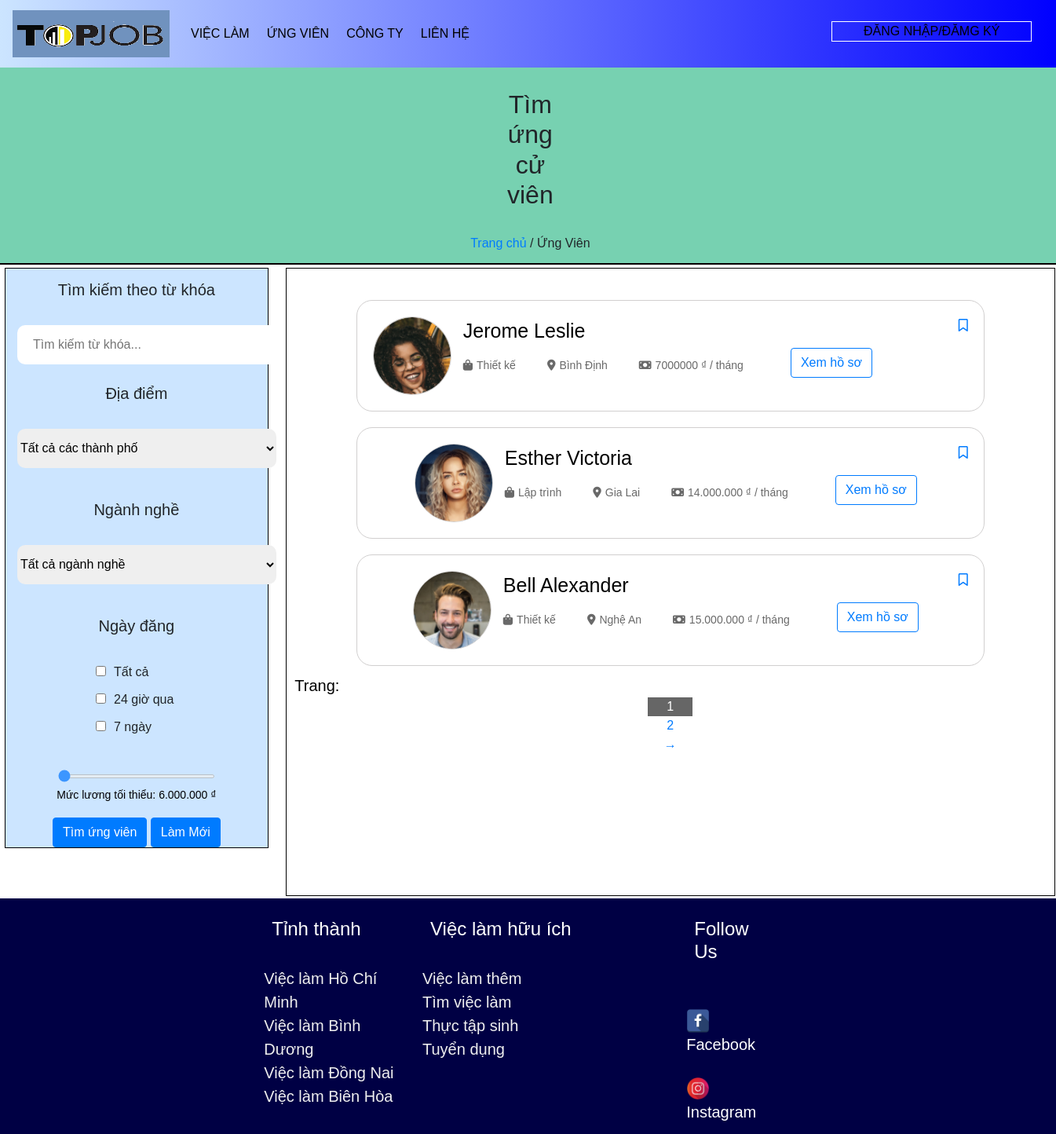
The app's page /index.php?quanly=ungvien with its own data.
### tables this page shows
CREATE TABLE `baivietuv` (
  `id_baiviet` int(11) NOT NULL,
  `id_nganhnghe` int(11) NOT NULL,
  `tenungvien` varchar(255) NOT NULL,
  `luong` varchar(255) NOT NULL,
  `id_diadiem` int(11) NOT NULL,
  `tenbaiviet` varchar(255) NOT NULL,
  `mota` text NOT NULL,
  `hinhanh` varchar(255) NOT NULL,
  `ngaydang` varchar(255) NOT NULL,
  `tinhtrang` int(11) NOT NULL
);

CREATE TABLE `nganhnghe` (
  `id_nganhnghe` int(11) NOT NULL,
  `tennganhnghe` varchar(255) NOT NULL
);

CREATE TABLE `diadiem` (
  `id_diadiem` int(11) NOT NULL,
  `tendiadiem` varchar(255) NOT NULL
);

### pages/main/ungvien.php (the view, shortened to what this page needs)
<!DOCTYPE html>
<html lang="en">
<head>
    <link rel="stylesheet" type="text/css" href="css/ungvien.css">
</head>
<body>
<div id="title">
    <nav class="navbar navbar-expand-lg ">
        <div class="navbarnav" id="navbarNav">
        <h2>Tìm ứng cử viên</h2><br>
        <h6><a href="index.php">Trang chủ</a> / Ứng Viên</h6>
        </div>
    </nav>
</div>
<div id="main">
    <div class ="sidebar">
    <ul class="listsidebar">
      <li><h5>Tìm kiếm theo từ khóa</h5></li>
      <li>
        <input class="form1 search-name-post" list="datalistOptions"  placeholder="Tìm kiếm từ khóa..." >
      </li>
      <li><h5>Địa điểm</h5></li>
      <li>
        <select style="outline: none" class="form1 form-select-lg mb-3 filter__city" aria-label=".form-select-lg example">
          <option selected class="filter__city-item" value="0">Tất cả các thành phố</option>
        </select>
      </li>
      <li><h5>Ngành nghề</h5></li>
      <li>
        <select style="outline: none" class="form1 form-select-lg mb-3 filter__career" aria-label=".form-select-lg example">
          <option class="filter__career-item" value="0" selected>Tất cả ngành nghề</option>
        </select>
      </li>
      <li><h5>Ngày đăng</h5></li>
      <li>
          <div class="checkbox">
            <label><input type="checkbox" value="1">Tất cả</label>
          </div>
          <div class="checkbox">
            <label><input type="checkbox" value="2">24 giờ qua</label>
          </div>
          <div class="checkbox ">
            <label><input type="checkbox" value="3" >7 ngày</label>
          </div>
      </li>
        <li>
        <div class="slidecontainer">
          <input type="range" min="6000000" max="50000000" value="50" class="slider" id="myRange">
          <p>Mức lương tối thiểu: <span id="demo"></span></p>
        </div>
        </li>
      <input type="button" class="btn btn-search  btn-primary" value="Tìm ứng viên">
      <input type="button" class="btn btn-renew  btn-primary" value="Làm Mới">
    </ul>
  </div>
    <div class="maincontent">
    <div class="list-item">
    <?php
if(isset($_GET['trang'])){
  $trang=$_GET['trang'];
}else{
  $trang=1;
}
$sosangpham1trang=3;
$phantrang=($trang*$sosangpham1trang)-$sosangpham1trang;
        $sql = "SELECT * FROM baivietuv, nganhnghe, diadiem
        WHERE baivietuv.id_nganhnghe = nganhnghe.id_nganhnghe
        AND baivietuv.id_diadiem = diadiem.id_diadiem ORDER BY id_baiviet DESC LIMIT $phantrang,$sosangpham1trang ";
        $query=mysqli_query($mysqli,$sql);
   if ($query) {
        while($row = mysqli_fetch_array($query)) {
?>
        <div class="item">
                    <div class="item-top">
                        <div class="fix">
                        <div class="item-top-avt">
                        <img width="100%" src="./images/<?php echo $row['hinhanh'] ?>">
                        </div>
                        <div class="item-mid">
                            <div class="item-mid-title"><a target="_blank" href="index.php?quanly=chitietungvien&idPost=<?php echo $row['id_baiviet']?>"><?php echo $row['tenungvien'] ?></a></div>
                            <div class="item-top-info">
                            <p class="item-top-text item-top-text-career" data="<?php echo $row['id_nganhnghe']?>"><i class="fa-solid fa-bag-shopping"></i><?php echo $row['tennganhnghe']?></p>
                            <p class="item-top-text item-top-text-city" data="<?php echo $row['id_diadiem']?>"><i class="fa-solid fa-location-dot"></i><?php echo $row['tendiadiem'] ?></p>
                            <p class="item-top-text"><i class="fa-solid fa-money-bill"></i><?php echo $row['luong']?> </p>
                          </div>
                        </div>
                        <div class="item-left">
                          <button class="btn btn-outline-primary"><a target="_blank" href="index.php?quanly=chitietungvien&idPost=<?php echo $row['id_baiviet']?>">Xem hồ sơ</button>
                        </div>
                    </div>
                    <div class="item-right">
                      <i class="fa-regular fa-bookmark"></i>
                    </div>
                    </div>
                </div>
    <?php
    }
  }
    include('pages/main/phantrang.php');
    ?>
        </div>
    </div>
    </div>
</body>
</html>

### css/styles.css (style rules this page uses)
* { padding: 0; margin: 0; font-family: sans-serif; }
.banner p { color: black; position: absolute; padding-top: 430px ; padding-left: 550px; text-shadow: 0 0 100px rgba(0,0,0,0,0.5); font-size: 20px; }
#main { border: 1px solid black; height:auto ; width: 100%; }
.sidebar { background: #CCE5FF; border: 1px solid black; height: auto ; width: 25%; margin-top: 5px; margin-left: 5px; float: left; }
.maincontent { border: 1px solid black; height: 800px; width: 73%; margin-top: 5px; margin-left: 5px; float: right; }
.listsidebar { padding: 0; margin: 0; width: 100%; list-style: none; line-height: 27px; }
.listsidebar li { margin: 5px; padding:10px ; }
#title { background:#77d1b1; }
#title h2 { padding-left: 630px; padding-right: 630px; padding-top: 20px; }
#title h6 { bottom: 60px; }
.navbarnav { text-align: center; }
.form1 { border:black ; border: 0,1875em solid black; width: 330px; height: 50px; border-radius: 10px; padding-right: 100px; }

### css/vieclam.css (style rules this page uses)
p { color: black; position: relative !important; padding-top: 0 !important; padding-left: 0 !important; margin-bottom: 0 !important; text-shadow: none; font-size: 20px; }
a { text-decoration: none; }
.list-item { display: flex; flex-direction: column; align-items: center; margin: 30px 0; }
.maincontent .item { display: flex; flex-direction: column; width: 800px; padding: 20px; border: 1px solid #d1cfcf; border-radius: 20px; margin: 10px 0; background-color: #fff; }
.maincontent .item .item-top { display: flex; justify-content: space-between; }
.item-top-avt { width: 100px; height: 100px; border-radius: 50%; overflow: hidden; border: 1px solid #d1cfcf; }
.item-top-avt img { width: 100%; height: 100%; }
.fix { display: flex; }
.item-mid { display: flex; flex-direction: column; align-items: flex-start; padding-left: 15px; }
.item-mid-title { font-size: 25px; margin-bottom: 15px; }
.item-mid-title a { color: #000; }
.item-top-info { display: flex; align-items: center; }
.item-top-info p { font-size: 14px; color: #696969; padding-right: 40px; }
.item-top-info p i { padding-right: 5px; }
.fa-bookmark { cursor: pointer; }

### admincp/css/ungvien.css (style rules this page uses)
p { color: black; position: relative !important; padding-top: 0 !important; padding-left: 0 !important; margin-bottom: 0 !important; text-shadow: none; font-size: 20px; }
a { text-decoration: none; }
div.checkbox { width: 150px; text-align: left !important; margin-left: 100px; cursor: pointer; }
div.checkbox label { cursor: pointer; }
div.checkbox input { margin-right: 10px; }
.search-name-post { padding: 0 20px; outline: none; }
.form-select-lg { cursor: pointer; }
.slider { width: 200px; height: 5px; border-radius: 5px; background: #007bff; outline: none; opacity: 0.7; -webkit-transition: .2s; transition: opacity .2s; }
.slidecontainer p { font-size: 14px !important; }
.list-item { display: flex; flex-direction: column; align-items: center; margin: 30px 0; }
.maincontent .item { display: flex; flex-direction: column; width: 800px; padding: 20px; border: 1px solid #d1cfcf; border-radius: 20px; margin: 10px 0; background-color: #fff; }
.maincontent .item .item-top { display: flex; justify-content: space-between; }
.item-top-avt { width: 100px; height: 100px; border-radius: 50%; overflow: hidden; border: 1px solid #d1cfcf; }
.item-top-avt img { width: 100%; height: 100%; }
.fix { display: flex; }
.item-mid { display: flex; flex-direction: column; align-items: flex-start; padding-left: 15px; }
.item-mid-title { font-size: 25px; margin-bottom: 15px; }
.item-mid-title a { color: #000; }
.item-top-info { display: flex; align-items: center; }
.item-top-info p { font-size: 14px; color: #696969; padding-right: 40px; }
.item-top-info p i { padding-right: 5px; }
.fa-bookmark { cursor: pointer; }
.item-left { margin-top: 40px; margin-left: 20px; }

### records on screen
baivietuv: hinhanh (picture), tenungvien "Jerome Leslie", id_nganhnghe.tennganhnghe "Thiết kế", id_diadiem.tendiadiem "Bình Định", luong "7000000 ₫ / tháng"
baivietuv: hinhanh (picture), tenungvien "Esther Victoria", id_nganhnghe.tennganhnghe "Lập trình", id_diadiem.tendiadiem "Gia Lai", luong "14.000.000 ₫ / tháng"
baivietuv: hinhanh (picture), tenungvien "Bell Alexander", id_nganhnghe.tennganhnghe "Thiết kế", id_diadiem.tendiadiem "Nghệ An", luong "15.000.000 ₫ / tháng"
